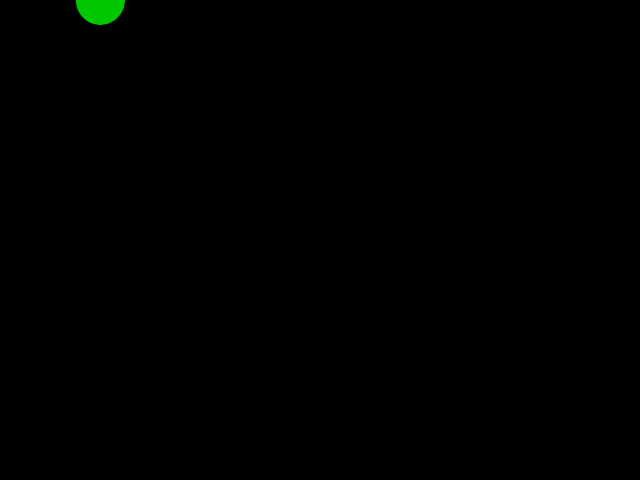
Frame 1 (no input)
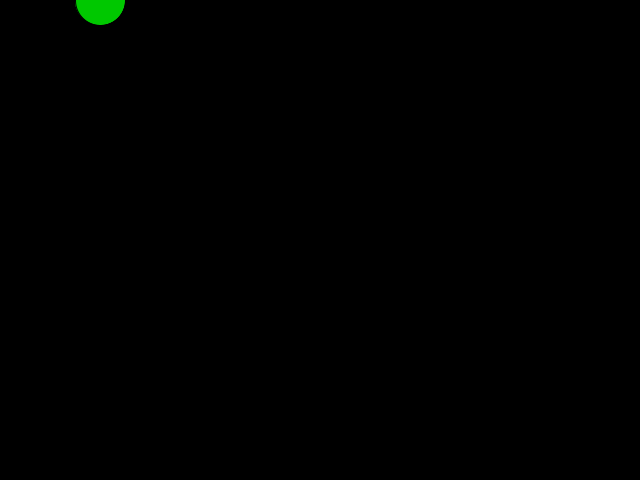
Frame 60 (the mouse pressed at the canvas centre just before this capture)
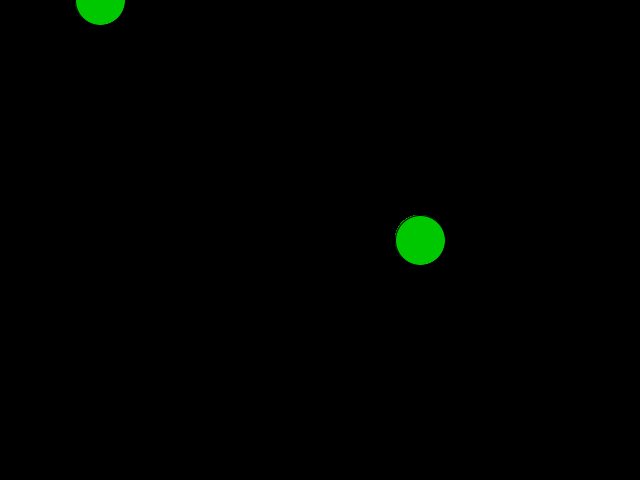
Frame 120 (the mouse held since frame 60 and released just before this capture)

The Processing sketch that drew these frames (run headless with seeded random() and noise(); from frame 60 on, the mouse is pressed at the canvas centre):

// Processing sketch: simple
// ── simple.pde

color fillColor = color(0, 200, 0);

public void settings() {
      size(640, 480);
}

public void setup() {
      background(0);
}

public void draw() {
    fill(fillColor);
    ellipse(mouseX+100, mouseY, 50, 50);
}
